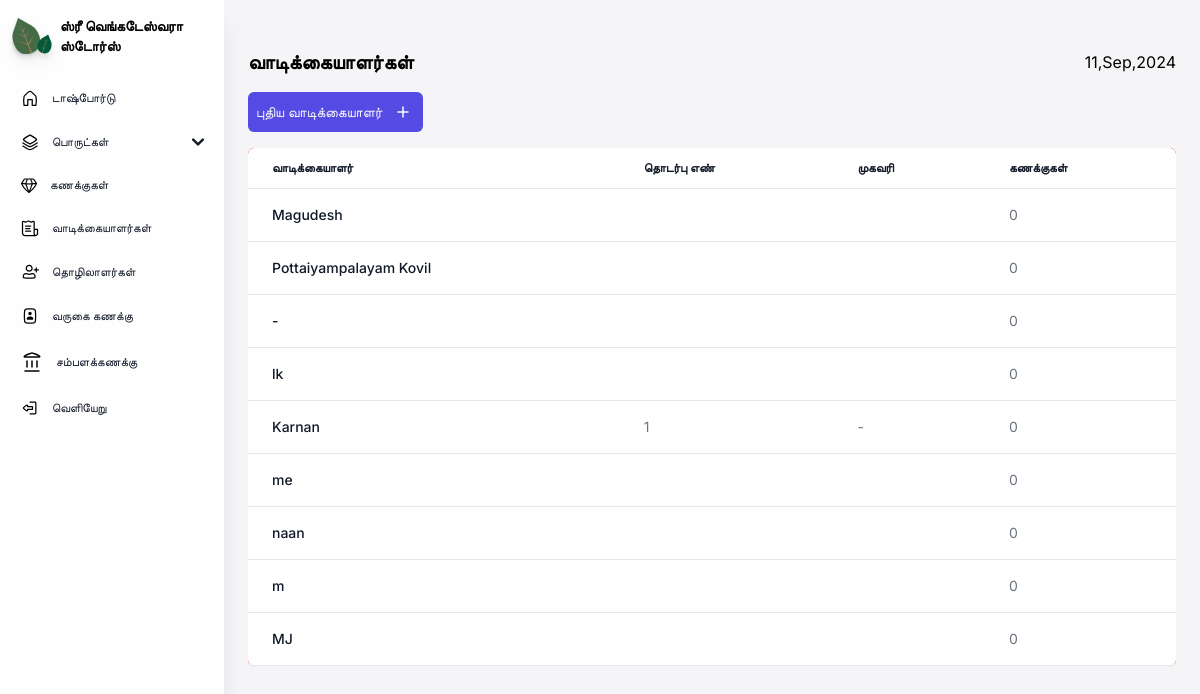
/clientbook/, run on an earlier commit of the app's database.
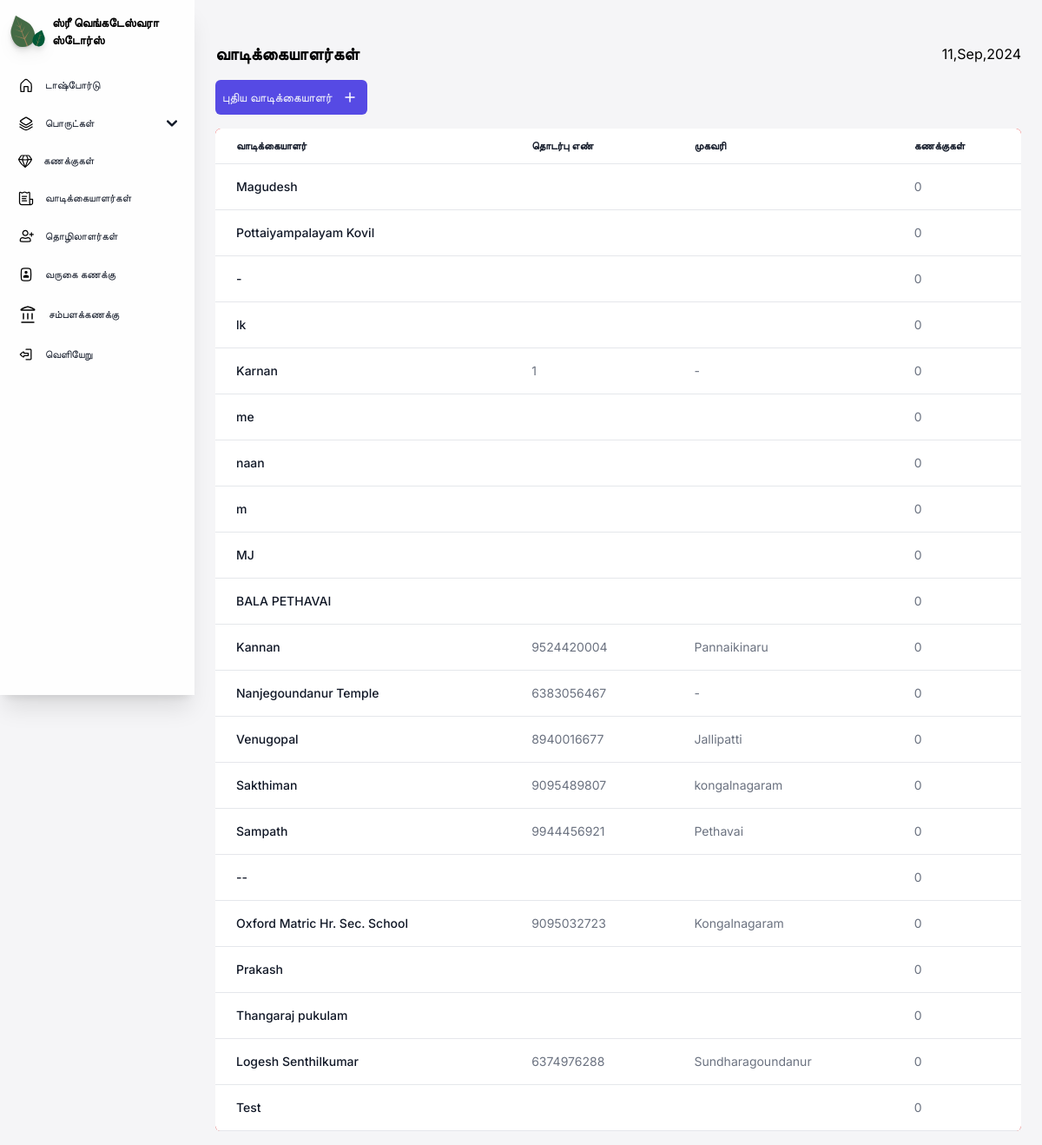
And on a later commit of the database.
### core/models.py (models this page shows, shortened)
class client(models.Model):
    clientname = models.CharField(max_length=50)
    contactnumber = models.CharField(max_length=20, blank=True)
    address = models.TextField(blank=True)
    def billcount(self):
        return bill.objects.filter(client=self.pk,billstatus=False).count()

### core/views.py (the view)
# urls.py: path('clientbook/', cvs.clientbook),
def clientbook(request):
    clients = client.objects.all()
    context = {'clients': clients}
    return render(request, "core/clientbook.html", context)

### core/templates/core/clientbook.html (shortened to what this page needs)
{% load static %}
{% load static tailwind_tags%}
<!DOCTYPE html>
<html lang="en">
<head>
    <link href="https://cdnjs.cloudflare.com/ajax/libs/flowbite/2.3.0/flowbite.min.css" rel="stylesheet" />
    {% tailwind_css %}
</head>
<body class="font-inter bg-[#F5F5F7] max-w-full h-[100%]">
<section class="sm:ml-56 px-6 pb-4 max-w-full min-h-[100%]">
    <div class="relative">
    {% include 'core/navigation.html' %}
    </div>
    <div class="flex justify-between w-full items-center sm:mt-12 mt-6">
        <div>
            <p class="font-inter font-semibold text-xl">வாடிக்கையாளர்கள்</p>
        </div>
        <div class="items-center gap-4 hidden sm:flex">
            <p class="date">21,April,2024</p>
        </div>
    </div>
    <main class="mt-4 min-w-full h-full">
    <div class="flex justify-between mt-2 items-center gap-2 flex-wrap">
    <div class="flex gap-2">
        <a href="/addclient">
        <button class="px-2 py-2 bg-[#564AE4] flex items-center rounded-md gap-2 text-slate-50 text-sm">
            புதிய வாடிக்கையாளர்
            <img src="{% static  'images/Plus.svg' %}" alt="plus">
        </button>
        </a>
    </div>
    </div>
        <div class="relative max-w-[100%] min-h-full overflow-x-scroll mt-4 rounded-md bg-red-500">
            <table class="text-sm text-left min-h-full text-gray-500 bg-white dark:text-gray-400 rounded-md shadow-md overflow-x-auto w-full">
                <thead class="border-b text-xs text-gray-900 uppercase dark:text-gray-400">
                    <tr>
                        <th scope="col" class="px-6 py-3">
                            வாடிக்கையாளர்
                        </th>
                        <th scope="col" class="px-6 py-3">
                            தொடர்பு எண்
                        </th>
                        <th scope="col" class="px-6 py-3">
                            முகவரி
                        </th>
                        <th scope="col" class="px-6 py-3">
                            கணக்குகள்
                        </th>
                    </tr>
                </thead>
                <tbody>
                    {% for i in clients %}
                    <tr class="border-b">
                        <th scope="row" class="px-6 py-4 font-medium text-gray-900 whitespace-nowrap">
                            <a href="{% url 'editcustomer' i.id%}" class="hover:underline">
                            {{i.clientname}}
                            </a>
                        </th>
                        <td class="px-6 py-4">
                            {{i.contactnumber}}
                        </td>
                        <td class="px-6 py-4">
                            {{i.address}}
                        </td>
                        <td class="px-6 py-4">
                            {{i.billcount}}
                        </td>
                        {% endfor %}
                    </tr>
                </tbody>
            </table>
        </div>
    </main>
</section>
</body>
</html>

### core/templates/core/navigation.html (shortened to what this page needs)
{% load static %}
<aside id="sidebar-multi-level-sidebar" class="fixed top-0 left-0 z-40 w-56 h-screen transition-transform -translate-x-full sm:translate-x-0 navbar" aria-label="Sidebar">
    <div class="h-full px-3 py-4 overflow-y-auto bg-[#FEFEFE] shadow-xl flex flex-col">
    <a href="/dashboard">
    <div class="flex gap-2 items-center mb-6 ">
        <img src="{% static 'images/logo1.svg' %}" class="max-w-[40px] drop-shadow-lg">
        <p class="text-sm font-semibold">ஸ்ரீ வெங்கடேஸ்வரா ஸ்டோர்ஸ்</p>
    </div>
    </a>
    <ul class="space-y-2 font-medium">
        <li>
            <a href="/dashboard" class="flex items-center p-2 text-gray-900 rounded-lgbg-gray-100 group hover:bg-gray-100">
                <img src="{% static 'images/Home.svg' %}" alt="">
                <span class="ms-3 text-xs">டாஷ்போர்டு</span>
            </a>
        </li>
        <li>
            <button type="button" class="flex items-center w-full p-2 text-base text-gray-900 transition duration-75 rounded-lg group hover:bg-gray-100" aria-controls="dropdown-example" data-collapse-toggle="dropdown-example">
                <img src="{% static 'images/Stack.svg' %}" alt="">
                <span class="flex-1 ms-3 text-left rtl:text-right whitespace-nowrap text-xs">பொருட்கள்</span>
                <svg class="w-3 h-3" aria-hidden="true" xmlns="http://www.w3.org/2000/svg" fill="none" viewBox="0 0 10 6">
                    <path stroke="currentColor" stroke-linecap="round" stroke-linejoin="round" stroke-width="2" d="m1 1 4 4 4-4"/>
                </svg>
            </button>
        </li>
        <li>
            <a href="/bills" class="flex items-center p-2 text-gray-900 rounded-lg hover:bg-gray-100">
                <img src="{% static 'images/Diamond.svg' %}" alt="">
                <span class="flex-1 ms-3 whitespace-nowrap text-xs">கணக்குகள்</span>
            </a>
        </li>
        <li>
            <a href="/clientbook" class="flex items-center p-2 text-gray-900 rounded-lg hover:bg-gray-100">
                <img src="{% static 'images/Invoice.svg' %}" alt="">
                <span class="flex-1 ms-3 whitespace-nowrap text-xs">வாடிக்கையாளர்கள்</span>
            </a>
        </li>
        <li>
            <a href="/laborbook " class="flex items-center p-2 text-gray-900 rounded-lg hover:bg-gray-100">
                <img src="{% static 'images/User-plus.svg' %}" alt="">
                <span class="flex-1 ms-3 whitespace-nowrap text-xs">தொழிலாளர்கள்</span>
            </a>
        </li>
        <li>
            <a href="/attendance" class="flex items-center p-2 text-gray-900 rounded-lg hover:bg-gray-100">
                <img src="{% static 'images/Contacts.svg' %}" alt="">
                <span class="flex-1 ms-3 whitespace-nowrap text-xs">வருகை கணக்கு</span>
            </a>
        </li>
        <li>
            <a href="/salarymanagement" class="flex items-center p-2 text-gray-900 rounded-lg hover:bg-gray-100">
                <img src="{% static 'images/Bank.svg' %}" alt="">
                <span class="flex-1 ms-3 whitespace-nowrap text-xs">சம்பளக்கணக்கு</span>
            </a>
        </li>
        <li>
            <a href="/auth/logout" class="flex items-center p-2 text-gray-900 rounded-lg hover:bg-gray-100">
                <img src="{% static 'images/Logout.svg' %}" alt="">
                <span class="flex-1 ms-3 whitespace-nowrap text-xs">வெளியேறு</span>
            </a>
        </li>
    </ul>
    </div>
</aside>

What changed in the data, as far as the page shows it:
added client: clientname "BALA PETHAVAI", billcount "0"
added client: clientname "Kannan", contactnumber "9524420004", address "Pannaikinaru", billcount "0"
added client: clientname "Nanjegoundanur Temple", contactnumber "6383056467", address "-", billcount "0"
added client: clientname "Venugopal", contactnumber "8940016677", address "Jallipatti", billcount "0"
added client: clientname "Sakthiman", contactnumber "9095489807", address "kongalnagaram", billcount "0"
added client: clientname "Sampath", contactnumber "9944456921", address "Pethavai", billcount "0"
added client: clientname "--", billcount "0"
added client: clientname "Oxford Matric Hr. Sec. School", contactnumber "9095032723", address "Kongalnagaram", billcount "0"
added client: clientname "Prakash", billcount "0"
added client: clientname "Thangaraj pukulam", billcount "0"
added client: clientname "Logesh Senthilkumar", contactnumber "6374976288", address "Sundharagoundanur", billcount "0"
added client: clientname "Test", billcount "0"
